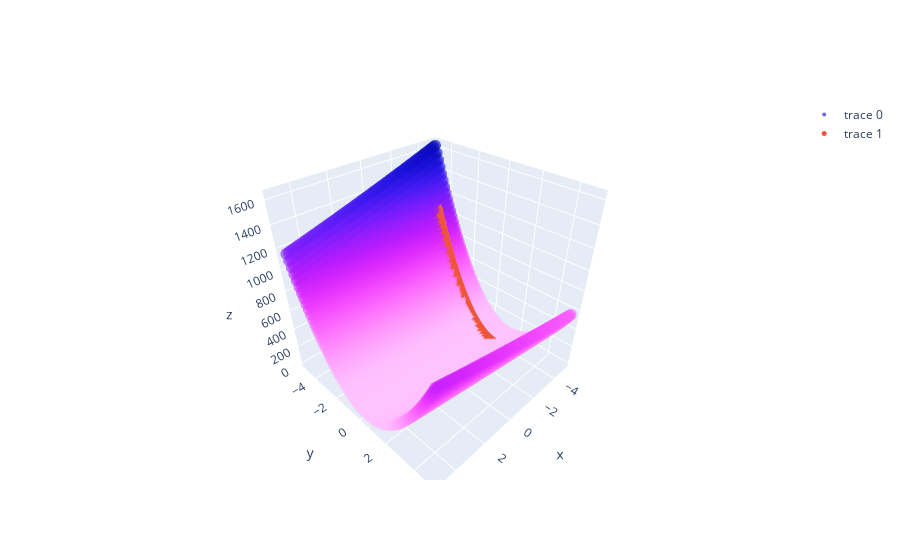

Notebook source saved alongside this figure:
### Code cell
fig = go.Figure()
fig.add_trace(
    go.Scatter3d(
        x=t1, y=t2, z=cost_fun,
        mode='markers',
        marker=dict(
                size=4,
                color=cost_fun,
                colorscale='Plotly3',
                reversescale = True,
                opacity=0.6
                )
                )
)
fig.add_trace(
    go.Scatter3d(
        x=path_t1[:800], y=path_t2[:800], z=c_h[:800],
        mode='markers',
        marker = dict(size = 5)
                )
)

### Figure 1 — Plotly figure (JSON) as saved in the notebook; plotly's stock layout.template omitted (floating-point values rounded to 4 significant figures; data arrays with more than 128 entries replaced by an {"elided": "..."} marker saying what was removed)
{"data": [{"marker": {"color": {"elided": "6400 float values"}, "colorscale": [[0, "#0508b8"], [0.08333, "#1910d8"], [0.1667, "#3c19f0"], [0.25, "#6b1cfb"], [0.3333, "#981cfd"], [0.4167, "#bf1cfd"], [0.5, "#dd2bfd"], [0.5833, "#f246fe"], [0.6667, "#fc67fd"], [0.75, "#fe88fc"], [0.8333, "#fea5fd"], [0.9167, "#febefe"], [1, "#fec3fe"]], "opacity": 0.6, "reversescale": true, "size": 4}, "mode": "markers", "type": "scatter3d", "x": {"elided": "6400 float values"}, "y": {"elided": "6400 float values"}, "z": {"elided": "6400 float values"}}, {"marker": {"size": 5}, "mode": "markers", "type": "scatter3d", "x": {"elided": "800 float values"}, "y": {"elided": "800 float values"}, "z": {"elided": "800 float values"}}], "layout": {"autosize": true, "scene": {"aspectmode": "auto", "aspectratio": {"x": 1, "y": 1, "z": 1}}}}
